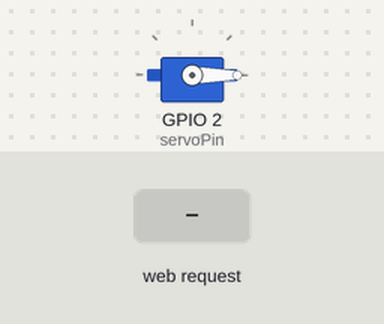
Simulated run of this sketch. Board: ESP8266 (NodeMCU). On the bench: servo. Inputs (shaded band) come from the test bench. WiFi joins after 1.5 s; servers stay silent unless stated; what the sketch prints to the serial monitor is not drawn.

Above: at 3.2 s.
3.3 s: HTTP request GET /?cw=1 received
At 3.75 s:
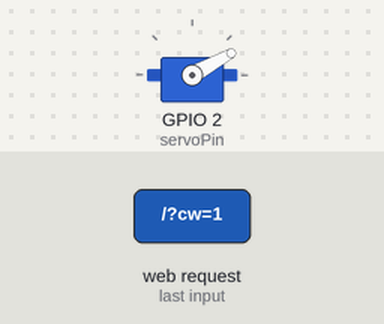
6.3 s: HTTP request GET /?angle=1 received
At 7.1 s:
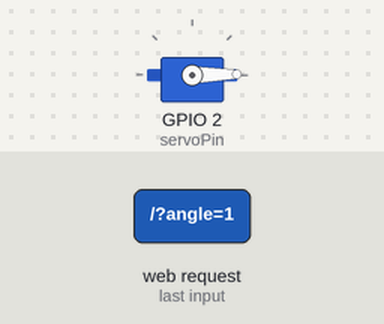
7.8 s: HTTP request GET /?angle=120 received
At 8.6 s:
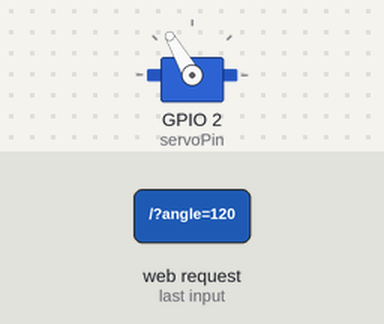
Timing chart, 0 to 10.8 s (numbered marks = the images above; inputs shaded):
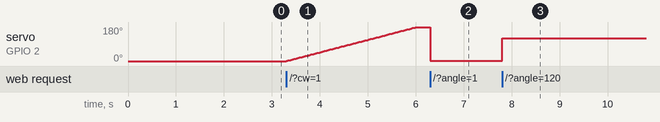

Measured:
- after the input at 3.3 s, servo on GPIO 2 (servoPin): moves from 0° to 180° over 2.7 s, starting at once
- after the input at 6.3 s, servo on GPIO 2 (servoPin): 180° → 1° at once
- after the input at 7.8 s, servo on GPIO 2 (servoPin): 1° → 120° at once

The sketch:

____.ino
```cpp
#include <ESP8266WiFi.h>
#include <ESP8266WebServer.h>
#include <Servo.h>

Servo myservo;
const int servoPin = 2;

const char* ssid     = "ccm666";
const char* password = "12345678";

ESP8266WebServer server(80);

int currentAngle = 0;
bool rotatingCW = false;
bool rotatingCCW = false;

void handleRoot() {
  if (server.hasArg("angle")) {
    int angle = server.arg("angle").toInt();
    angle = constrain(angle, 0, 180);
    myservo.write(angle);
    currentAngle = angle;
    rotatingCW = false;
    rotatingCCW = false;
  }
  if (server.hasArg("cw")) {
    rotatingCW = true;
    rotatingCCW = false;
  }
  if (server.hasArg("ccw")) {
    rotatingCCW = true;
    rotatingCW = false;
  }
  if (server.hasArg("stop")) {
    rotatingCW = false;
    rotatingCCW = false;
  }

  String html = "<!DOCTYPE HTML><html>";
  html += "<head><meta charset='UTF-8'><meta name='viewport' content='width=device-width, initial-scale=1'>";
  html += "<title>ESP8266 舵机控制</title>";
  html += "<style>body{text-align:center;font-family:Arial;margin-top:50px;}h1{color:#2c3e50;}.angle{font-size:24px;margin:20px 0;color:#e74c3c;}button{font-size:20px;padding:15px 30px;margin:10px;background:#3498db;color:white;border:none;border-radius:8px;cursor:pointer;}button:hover{background:#2980b9;}.rotate{background:#e67e22;}</style>";
  html += "</head>";
  html += "<body>";
  html += "<h1>ESP8266 舵机控制器</h1>";
  html += "<div class='angle'>当前角度: " + String(currentAngle) + "°</div>";
  html += "<a href='/?angle=0'><button>0°</button></a>";
  html += "<a href='/?angle=90'><button>90°</button></a>";
  html += "<a href='/?angle=180'><button>180°</button></a><br><br>";

  html += "<button class='rotate' onmousedown='fetch(\"/?cw\")' onmouseup='fetch(\"/?stop\")' onmouseout='fetch(\"/?stop\")' ontouchstart='fetch(\"/?cw\")' ontouchend='fetch(\"/?stop\")'>🔄 按住正转</button>";
  html += "<button class='rotate' onmousedown='fetch(\"/?ccw\")' onmouseup='fetch(\"/?stop\")' onmouseout='fetch(\"/?stop\")' ontouchstart='fetch(\"/?ccw\")' ontouchend='fetch(\"/?stop\")'>🔄 按住反转</button>";

  html += "</body></html>";

  server.send(200, "text/html; charset=utf-8", html);
}

void setup() {
  Serial.begin(115200);
  Serial.println();

  myservo.attach(servoPin);
  myservo.write(0);
  currentAngle = 0;
  Serial.println("🔧 舵机初始化完成，复位到0°");

  WiFi.begin(ssid, password);
  Serial.print("🔄 正在连接WiFi: ");
  Serial.println(ssid);

  int retryCount = 0;
  while (WiFi.status() != WL_CONNECTED && retryCount < 20) {
    delay(1000);
    Serial.print(".");
    retryCount++;
  }

  if (WiFi.status() == WL_CONNECTED) {
    Serial.println("\n✅ WiFi连接成功！");
    Serial.print("📶 本地IP地址: ");
    Serial.println(WiFi.localIP());
    server.on("/", handleRoot);
    server.begin();
    Serial.println("🌐 服务器已启动，可通过IP访问");
  } else {
    Serial.println("\n❌ WiFi连接失败！请检查WiFi名称/密码/信号");
  }
}

void loop() {
  server.handleClient();

  if (rotatingCW && currentAngle < 180) {
    currentAngle++;
    myservo.write(currentAngle);
    delay(15);
  }
  if (rotatingCCW && currentAngle > 0) {
    currentAngle--;
    myservo.write(currentAngle);
    delay(15);
  }
}
```
